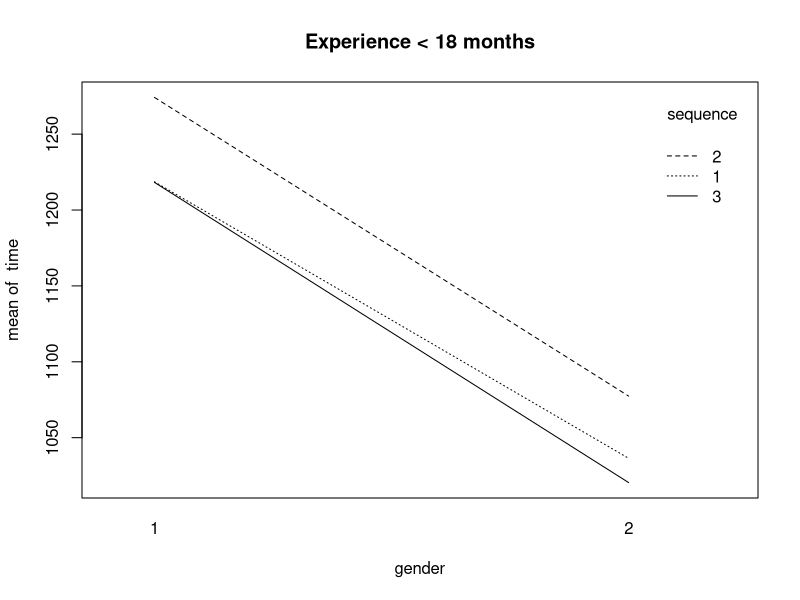
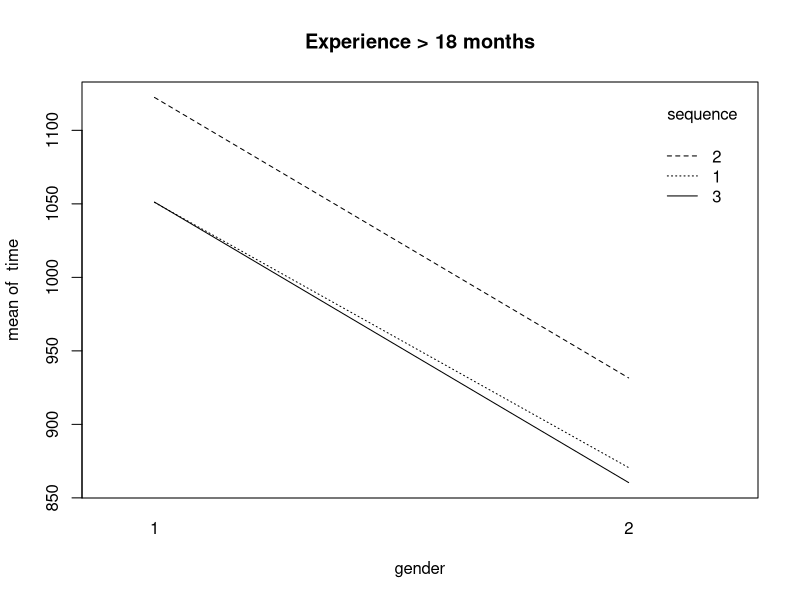

Write the R code that produced these figures, in order.
## ---- chunk 1
library(plyr)
## ---- chunk 2
dt <- read.table("./data/CH24PR12.txt", 
                col.names =  c("time", "gender", "sequence", "experience", "observation"))
dt[, 2] = as.factor(dt[,2])
dt[, 3] = as.factor(dt[,3])
dt[, 4] = as.factor(dt[,4])
## ---- chunk 3
fit = aov(time~gender+sequence+experience+gender*sequence+gender*experience+sequence*experience+gender*sequence*experience, data=dt)
residuals = cbind(dt, fit$residuals)
residuals
## ---- chunk 4
res = lm(time~gender+sequence+experience+gender*sequence+gender*experience+sequence*experience+gender*sequence*experience, data=dt)
StdErr = summary(res)$sigma
n = length(res$residuals)
ExpVals = sapply(1:n, function(k) StdErr*qnorm((k-.375)/(n+.25)) )
r = cor(ExpVals, sort(res$residuals))
r
## ---- chunk 5
estimated_treatment_mean = ddply(dt, .(gender, sequence, experience), 
                                 summarize, mean = mean(time))
estimated_treatment_mean
## ---- chunk 6
dat = dt[dt$experience == "1", ]
sequence = dat$sequence
gender = dat$gender
time = dat$time
interaction.plot(gender, sequence, time, main="Experience < 18 months")

## experience level = 1
dat = dt[dt$experience == "2", ]
sequence = dat$sequence
gender = dat$gender
time = dat$time
interaction.plot(gender, sequence, time, main="Experience > 18 months")

## ---- chunk 7
fit = aov(time~gender+sequence+experience+gender*sequence+gender*experience+
            sequence*experience+gender*sequence*experience, data=dt)
variance_table = summary(fit)
variance_table = round(as.matrix(variance_table[[1]]), 3)
variance_table[,1:3]
## ---- chunk 8
variance_table[7,, drop=F]
## ---- chunk 9
qf(0.95,2,48)
variance_table[4,, drop=F]
## ---- chunk 10
qf(0.95,1,48)
variance_table[5,, drop=F]
## ---- chunk 11
qf(0.95,2,48)
variance_table[6,, drop=F]
## ---- chunk 12
qf(0.95,1,48)
variance_table[1,, drop=F]
## ---- chunk 13
qf(0.95,2,48)
variance_table[2,, drop=F]
## ---- chunk 14
qf(0.95,1,48)
variance_table[3,, drop=F]
## ---- chunk 15
D = ddply(dt, .(gender), summarize, mean = mean(time))
D1 = D[1,2] - D[2,2]
D1
## ---- chunk 16
D = ddply(dt, .(sequence), summarize, mean = mean(time))
D2 = D[1,2] - D[2,2]
D2
## ---- chunk 17
D = ddply(dt, .(sequence), summarize, mean = mean(time))
D3 = D[1,2] - D[3,2]
D3
## ---- chunk 18
D = ddply(dt, .(sequence), summarize, mean = mean(time))
D4 = D[2,2] - D[3,2]
D4
## ---- chunk 19
D = ddply(dt, .(experience), summarize, mean = mean(time))
D5 = D[1,2] - D[2,2]
D5
## ---- chunk 20
MSE = variance_table[8,3,drop=F]
MSE
## ---- chunk 21
Y = ddply(dt, .(gender, sequence, experience), summarize, mean = mean(time))
Y213 = Y[11,]
Y213
